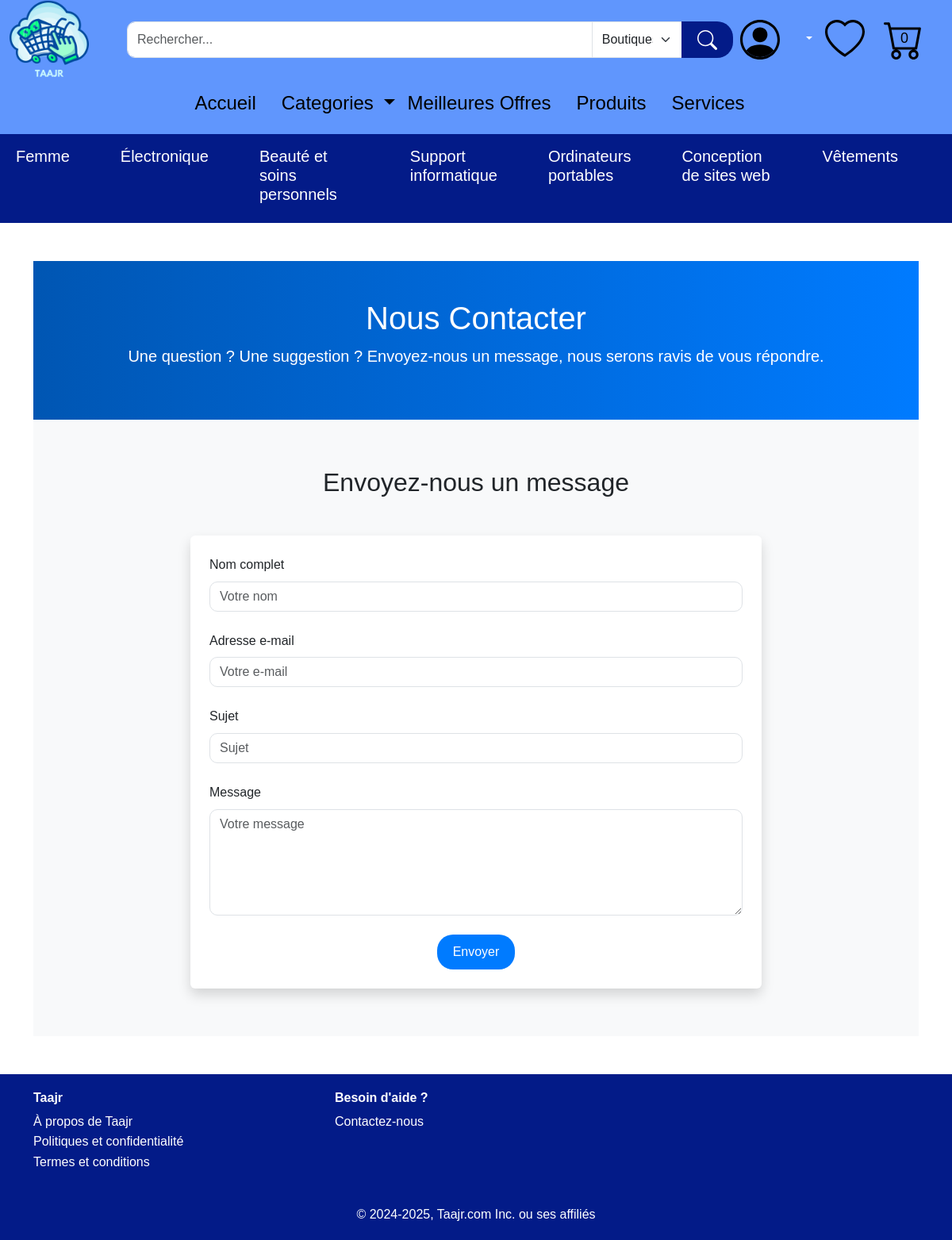
The page /Contactez-nous on the database its author committed.
### tables this page shows
CREATE TABLE "categorie" (
    ID_cat INTEGER PRIMARY KEY AUTOINCREMENT,
    nom_cat CHAR(50)
, description CHAR(255), image CHAR(100));

### app.py (the view, shortened to what this page needs)
@app.route("/Contactez-nous", methods=['GET', 'POST'])
def Contactez_nous():
    return render_template("contacter_nous.html")

### app.py (called while the page is built)
@app.context_processor
def inject_user_id():
    return dict(user_id=session.get('user_id'))

@app.context_processor
def inject_user_info():
    user_id = session.get('user_id')
    if user_id:
        user = db.execute("SELECT nom_uti, prenom_uti, email_uti, telephone, date_naissance, genre, type_uti FROM utilisateur WHERE ID_uti = ?", user_id)
        if user:
            return dict(user_name=f"{user[0]['prenom_uti']} {user[0]['nom_uti']}")
    return dict(user_name=None)

@app.context_processor
def inject_categories():
    categories = db.execute("SELECT ID_cat, nom_cat FROM categorie")
    return dict(categories=categories)

@app.context_processor
def inject_favoris_ids():
    user_id = session.get('user_id')
    if user_id:
        favoris = db.execute("SELECT ID_off FROM likes WHERE ID_uti = ?", user_id)
        favoris_ids = [item['ID_off'] for item in favoris]
        return dict(favoris_ids=favoris_ids)
    return dict(favoris_ids=[])

@app.context_processor
def inject_cart_ids():
    if 'user_id' in session:
        cart_items = db.execute("SELECT ID_off FROM panier WHERE ID_uti = ?", session['user_id'])
        cart_ids = [item['ID_off'] for item in cart_items]
        cart_ids = [item['ID_off'] for item in cart_items]
    else:
        cart_ids = []
    return dict(cart_ids=cart_ids)

@app.context_processor
def inject_top_categories():
    top_categories = db.execute("""
        SELECT categorie.ID_cat, categorie.nom_cat, COUNT(offre.ID_off) AS offer_count
        FROM categorie
        JOIN appartenir ON categorie.ID_cat = appartenir.ID_cat
        JOIN offre ON appartenir.ID_off = offre.ID_off
        GROUP BY categorie.ID_cat
        ORDER BY offer_count DESC
        LIMIT 7
    """)
    return dict(top_categories=top_categories)

### templates/contacter_nous.html (shortened to what this page needs)
{% extends "layout.html" %}
{% block content %}
  <header class="py-5 text-center">
    <div class="container">
      <h1>Nous Contacter</h1>
      <p class="lead">Une question ? Une suggestion ? Envoyez-nous un message, nous serons ravis de vous répondre.</p>
    </div>
  </header>
  <section class="bg-light">
    <div class="container">
      <h2 class="text-center mb-5">Envoyez-nous un message</h2>
      <div class="row justify-content-center">
        <div class="col-lg-8">
          <form action="/Contactez-nous" method="POST" class="shadow p-4 rounded bg-white">
            <div class="mb-4">
              <label for="name" class="form-label">Nom complet</label>
              <input type="text" class="form-control" id="name" name="name" placeholder="Votre nom" required>
            </div>
            <div class="mb-4">
              <label for="email" class="form-label">Adresse e-mail</label>
              <input type="email" class="form-control" id="email" name="email" placeholder="Votre e-mail" required>
            </div>
            <div class="mb-4">
              <label for="subject" class="form-label">Sujet</label>
              <input type="text" class="form-control" id="subject" name="subject" placeholder="Sujet" required>
            </div>
            <div class="mb-4">
              <label for="message" class="form-label">Message</label>
              <textarea class="form-control" id="message" name="message" rows="5" placeholder="Votre message" required></textarea>
            </div>
            <div class="text-center">
              <button type="submit" class="btn btn-primary">Envoyer</button>
            </div>
          </form>
        </div>
      </div>
    </div>
  </section>
{% endblock %}

### templates/layout.html (shortened to what this page needs)
<!DOCTYPE html>
<html lang="fr">
<head>
  <link href="/static/bootstrap-5.3.3-dist/css/bootstrap.min.css" rel="stylesheet">
  <link rel="stylesheet" href="/static/style.css">
  <link rel="stylesheet" href="{{ url_for('static', filename='style.css') }}">
</head>
<body>
    <header>
        <div style="background-color: #6096FD;">
            <div class="container-fluid d-flex align-items-center">
              <a href="/"><img src="/static/Images/Taajr(1).png" width="100px" class="me-5"></a>
              <form action="{{ url_for('search') }}" method="GET" class="d-flex justify-content-center my-3" style="width: 65%;">
                <div class="input-group">
                    <input type="text" name="query" class="form-control" placeholder="Rechercher..." required>
                    <select name="category" class="form-select" style="max-width: 15%;">
                        <option value="boutique">Boutiques</option>
                    </select>
                    <button type="submit" class="btn btn-primary"  style="background-color: #031B88; border-color: #031B88;">
                        <img src="/static/Images/search.svg" width="25px" height="25px">
                    </button>
                </div>
              </form>
              <div class="d-flex align-items-center ms-auto">
                  <div class="dropdown">
                      <div class="dropdown-toggle" id="userDropdown" role="button" data-bs-toggle="dropdown" aria-expanded="false">
                          <img src="/static/Images/Maquette Taajr/person-circle.svg" width="50px" class="me-4">
                      </div>
                  </div>
                  <a href="/Favoris" class="ms-3">
                    <img src="/static/Images/Maquette Taajr/heart.svg" width="50px" class="me-4">
                  </a>
                  <a href="{{ url_for('Panier') }}" class="cart-icon">
                      <img src="/static/Images/Maquette Taajr/cart.svg" width="50px" class="me-4">
                      <span class="cart-count">{{ cart_ids|length }}</span>
                  </a>
              </div>
            </div>
        </div>
        <nav class="navbar navbar-expand-lg navbar-dark" style="background-color: #6096FD;">
            <div class="container">
                <div class="collapse navbar-collapse justify-content-center" id="navbarNav">
                    <h4>
                        <ul class="navbar-nav ms-auto">
                            <li class="nav-item me-3">
                                <a class="nav-link {% if request.path == '/' %}text-white{% else %}text-black{% endif %}" href="/">Accueil</a>
                            </li>
                            <li class="nav-item dropdown">
                                <a class="nav-link dropdown-toggle  {% if request.path == '/Categories' %}text-white{% else %}text-black{% endif %}" href="#" id="categoriesDropdown" role="button" data-bs-toggle="dropdown" aria-expanded="false">
                                    Categories
                                </a>
                            </li>
                            <li class="nav-item me-3">
                                <a class="nav-link {% if request.path == '/meilleure_offre' %}text-white{% else %}text-black{% endif %}" href="/meilleure_offre">Meilleures Offres</a>
                            </li>
                            <li class="nav-item me-3">
                                <a class="nav-link {% if request.path == '/Produits' %}text-white{% else %}text-black{% endif %}" href="/Produits">Produits</a>
                            </li>
                            <li class="nav-item me-3">
                                <a class="nav-link {% if request.path == '/Services' %}text-white{% else %}text-black{% endif %}" href="/Services">Services</a>
                            </li>
                        </ul>
                    </h4>
                </div>
            </div>
        </nav>
            <nav class="navbar navbar-expand-lg navbar-light" style="background-color: #031B88;">
                <div class="container-fluid">
                    <div class="collapse navbar-collapse justify-content-center" id="subNavbarNav">
                        <h5>
                            <ul class="navbar-nav mx-auto">
                                {% for category in top_categories %}
                                <li class="nav-item me-5">
                                  <a class="nav-link text-white" href="{{ url_for('category_offers', category_id=category.ID_cat) }}">{{ category.nom_cat }}</a>
                                </li>
                                {% endfor %}
                            </ul>
                        </h5>
                    </div>
                </div>
            </nav>
    </header>
    <main>
        <div class="container my-5">
            {% block content %}
            {% endblock %}
        </div>
    </main>
    <footer class="footer text-white" style="background-color: #031B88;">
        <div class="container">
          <div class="row">
            <div class="col-md-4">
              <h6 class="fw-bold">Taajr</h6>
              <ul class="list-unstyled">
                <li><a href="/a_propos" class="text-white text-decoration-none">À propos de Taajr</a></li>
                <li><a href="/politique" class="text-white text-decoration-none">Politiques et confidentialité</a></li>
                <li><a href="/termes" class="text-white text-decoration-none">Termes et conditions</a></li>
              </ul>
            </div>
            <div class="col-md-4">
              <h6 class="fw-bold">Besoin d'aide ?</h6>
              <ul class="list-unstyled">
                <li><a href="/Contactez-nous" class="text-white text-decoration-none">Contactez-nous</a></li>
              </ul>
            </div>
          </div>
          <div class="text-center mt-4">
            <p class="mb-0">© 2024-2025, Taajr.com Inc. ou ses affiliés</p>
          </div>
        </div>
      </footer>
</body>
</html>

### static/style.css (style rules this page uses)
a { text-decoration: none; }
.btn-primary { background-color: #007bff; border: none; }

### templates/layout.html (style rules this page uses)
body { display: flex; flex-direction: column; min-height: 100vh; font-family: 'Arial', sans-serif; }
main { flex: 1; }
.footer { background-color: #6096FD; color: white; padding: 20px 0; margin-top: auto; }
.cart-icon { position: relative; display: inline-block; }
.cart-count { position: absolute; top: 50%; left: 50%; transform: translate(-100%, -55%); color: black; border-radius: 50%; padding: 2px 6px; font-size: 18px; }

### templates/contacter_nous.html (style rules this page uses)
body { font-family: 'Arial', sans-serif; line-height: 1.6; }
header { background: linear-gradient(90deg, #0056b3, #007bff); color: white; }
section { padding: 60px 0; }
form .form-control { border-radius: 10px; }
form .btn-primary { background-color: #007bff; border: none; border-radius: 20px; padding: 10px 20px; font-size: 16px; }

### rows shown on the page
categorie: nom_cat "Femme"
categorie: nom_cat "Électronique"
categorie: nom_cat "Beauté et soins personnels"
categorie: nom_cat "Support informatique"
categorie: nom_cat "Ordinateurs portables"
categorie: nom_cat "Conception de sites web"
categorie: nom_cat "Vêtements"

### other values the page prints
{{ cart_ids|length }} "0"
